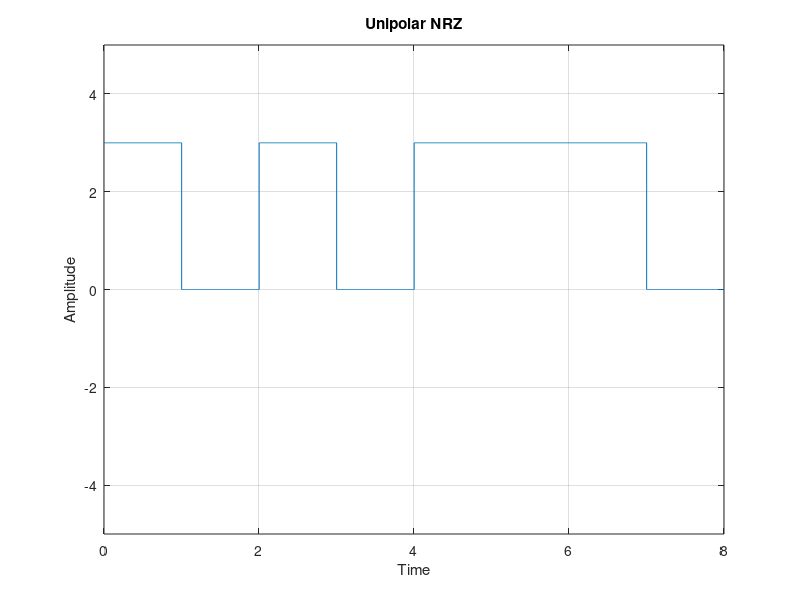

MATLAB code for this plot:
n=[1,0,1,0,1,1,1,0]
%mapping
for i1=1:length(n)
    if n(i1)==1;
        nn(i1)=3;
    else
        nn(i1)=0;
    end
end 
i=1;
t=0:0.001:length(n);
for j=1:length(t)
    if t(j)<=i
        y(j)=nn(i);
    else
        y(j)=nn(i);
        i=i+1;
    end
end
%plotting
stairs(t,y);
grid;
%plot(t,y,'-r');
ylim([-5 5]);
xlabel('Time');
ylabel('Amplitude');
title('Unipolar NRZ');
